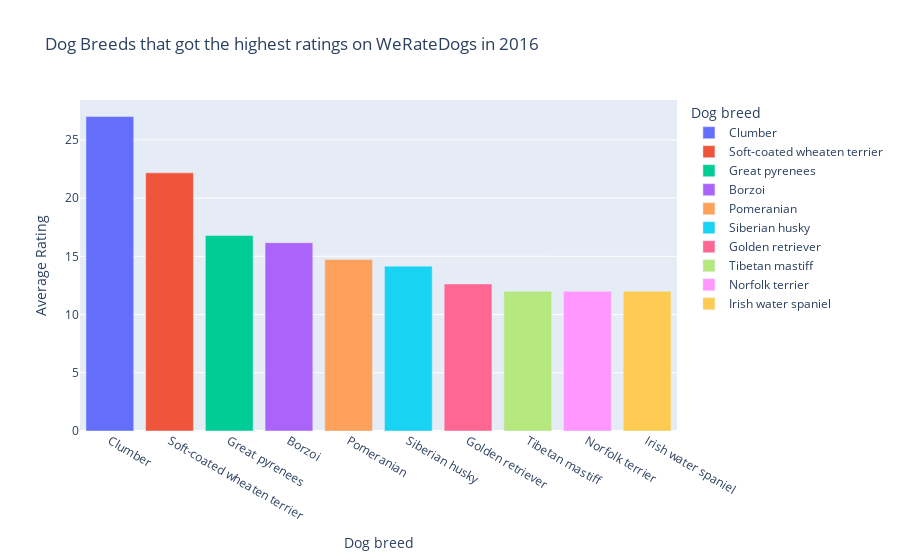

The code cell stored with this chart in its notebook:
### Code cell
fig = px.bar(df_ratings_16.head(10), x='predicted_species', y='mean', color='predicted_species', title='Dog Breeds that got the highest ratings on <a href="twitter.com/dog_rates">WeRateDogs</a> in 2016', labels={'mean': 'Average Rating', 'predicted_species': 'Dog breed'})
fig.show()

### Figure 1 — Plotly figure (JSON) as saved in the notebook; plotly's stock layout.template omitted (floating-point values rounded to 4 significant figures)
{"data": [{"alignmentgroup": "True", "hovertemplate": "Dog breed=%{x}<br>Average Rating=%{y}<extra></extra>", "legendgroup": "Clumber", "marker": {"color": "#636efa", "pattern": {"shape": ""}}, "name": "Clumber", "offsetgroup": "Clumber", "orientation": "v", "showlegend": true, "textposition": "auto", "type": "bar", "x": ["Clumber"], "xaxis": "x", "y": [27], "yaxis": "y"}, {"alignmentgroup": "True", "hovertemplate": "Dog breed=%{x}<br>Average Rating=%{y}<extra></extra>", "legendgroup": "Soft-coated wheaten terrier", "marker": {"color": "#EF553B", "pattern": {"shape": ""}}, "name": "Soft-coated wheaten terrier", "offsetgroup": "Soft-coated wheaten terrier", "orientation": "v", "showlegend": true, "textposition": "auto", "type": "bar", "x": ["Soft-coated wheaten terrier"], "xaxis": "x", "y": [22.17], "yaxis": "y"}, {"alignmentgroup": "True", "hovertemplate": "Dog breed=%{x}<br>Average Rating=%{y}<extra></extra>", "legendgroup": "Great pyrenees", "marker": {"color": "#00cc96", "pattern": {"shape": ""}}, "name": "Great pyrenees", "offsetgroup": "Great pyrenees", "orientation": "v", "showlegend": true, "textposition": "auto", "type": "bar", "x": ["Great pyrenees"], "xaxis": "x", "y": [16.78], "yaxis": "y"}, {"alignmentgroup": "True", "hovertemplate": "Dog breed=%{x}<br>Average Rating=%{y}<extra></extra>", "legendgroup": "Borzoi", "marker": {"color": "#ab63fa", "pattern": {"shape": ""}}, "name": "Borzoi", "offsetgroup": "Borzoi", "orientation": "v", "showlegend": true, "textposition": "auto", "type": "bar", "x": ["Borzoi"], "xaxis": "x", "y": [16.17], "yaxis": "y"}, {"alignmentgroup": "True", "hovertemplate": "Dog breed=%{x}<br>Average Rating=%{y}<extra></extra>", "legendgroup": "Pomeranian", "marker": {"color": "#FFA15A", "pattern": {"shape": ""}}, "name": "Pomeranian", "offsetgroup": "Pomeranian", "orientation": "v", "showlegend": true, "textposition": "auto", "type": "bar", "x": ["Pomeranian"], "xaxis": "x", "y": [14.72], "yaxis": "y"}, {"alignmentgroup": "True", "hovertemplate": "Dog breed=%{x}<br>Average Rating=%{y}<extra></extra>", "legendgroup": "Siberian husky", "marker": {"color": "#19d3f3", "pattern": {"shape": ""}}, "name": "Siberian husky", "offsetgroup": "Siberian husky", "orientation": "v", "showlegend": true, "textposition": "auto", "type": "bar", "x": ["Siberian husky"], "xaxis": "x", "y": [14.15], "yaxis": "y"}, {"alignmentgroup": "True", "hovertemplate": "Dog breed=%{x}<br>Average Rating=%{y}<extra></extra>", "legendgroup": "Golden retriever", "marker": {"color": "#FF6692", "pattern": {"shape": ""}}, "name": "Golden retriever", "offsetgroup": "Golden retriever", "orientation": "v", "showlegend": true, "textposition": "auto", "type": "bar", "x": ["Golden retriever"], "xaxis": "x", "y": [12.63], "yaxis": "y"}, {"alignmentgroup": "True", "hovertemplate": "Dog breed=%{x}<br>Average Rating=%{y}<extra></extra>", "legendgroup": "Tibetan mastiff", "marker": {"color": "#B6E880", "pattern": {"shape": ""}}, "name": "Tibetan mastiff", "offsetgroup": "Tibetan mastiff", "orientation": "v", "showlegend": true, "textposition": "auto", "type": "bar", "x": ["Tibetan mastiff"], "xaxis": "x", "y": [12], "yaxis": "y"}, {"alignmentgroup": "True", "hovertemplate": "Dog breed=%{x}<br>Average Rating=%{y}<extra></extra>", "legendgroup": "Norfolk terrier", "marker": {"color": "#FF97FF", "pattern": {"shape": ""}}, "name": "Norfolk terrier", "offsetgroup": "Norfolk terrier", "orientation": "v", "showlegend": true, "textposition": "auto", "type": "bar", "x": ["Norfolk terrier"], "xaxis": "x", "y": [12], "yaxis": "y"}, {"alignmentgroup": "True", "hovertemplate": "Dog breed=%{x}<br>Average Rating=%{y}<extra></extra>", "legendgroup": "Irish water spaniel", "marker": {"color": "#FECB52", "pattern": {"shape": ""}}, "name": "Irish water spaniel", "offsetgroup": "Irish water spaniel", "orientation": "v", "showlegend": true, "textposition": "auto", "type": "bar", "x": ["Irish water spaniel"], "xaxis": "x", "y": [12], "yaxis": "y"}], "layout": {"barmode": "relative", "legend": {"title": {"text": "Dog breed"}, "tracegroupgap": 0}, "title": {"text": "Dog Breeds that got the highest ratings on <a href=\"twitter.com/WeRateDogs\">WeRateDogs</a> in 2016"}, "xaxis": {"anchor": "y", "categoryarray": ["Clumber", "Soft-coated wheaten terrier", "Great pyrenees", "Borzoi", "Pomeranian", "Siberian husky", "Golden retriever", "Tibetan mastiff", "Norfolk terrier", "Irish water spaniel"], "categoryorder": "array", "domain": [0, 1], "title": {"text": "Dog breed"}}, "yaxis": {"anchor": "x", "domain": [0, 1], "title": {"text": "Average Rating"}}}}
